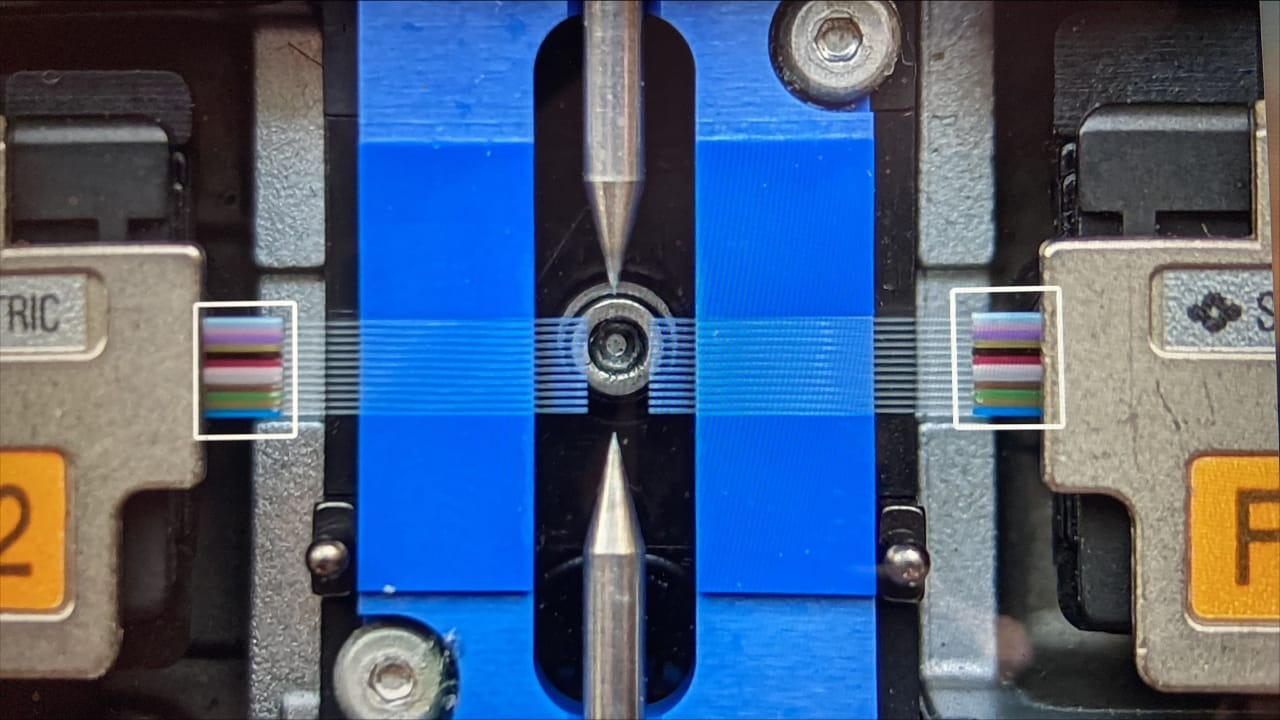
#> input picture Test2.jpg, 1280 x 720 px
$ python test1.py
#> lines starting #> are read from the running program, lines starting #| are printed output that depends on the picture
# this loops to exit use "ESC"buttons
from platform import node
from unicodedata import name
import cv2
import pandas as pd
import numpy as nd
from PIL import ImageFilter
from soupsieve import select


img_path = r'Test2.jpg'
img =cv2.imread(img_path)
#> img is the input picture: shape (720, 1280, 3); mean B, G, R 126.1, 95.2, 74.2
rows,cos,_=img.shape
#> rows = 720; cos = 1280
print("Rows",rows)
#| Rows 720
print("Cols",cos)
#| Cols 1280
cut_image = img[300:440,197:1050]
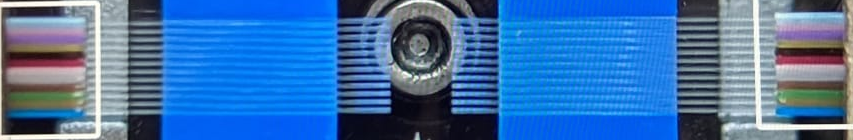
#> cut_image: shape (140, 853, 3); mean B, G, R 170.5, 113.2, 63.2
clicked = False
r = g = b = x_pos = y_pos = 0
index = ["colors", "color_name", "hex","R", "G" , "B"]
csv = pd.read_csv('colors.csv',names=index , header = None)
#> (reads colors.csv from the repository)


def get_clor_name(R, G, B):
    minimum = 10000
    for i in range(len(csv)):
         d = abs(R - int(csv.loc[i, "R"])) + abs(G - int(csv.loc[i, "G"])) + abs(B - int(csv.loc[i, "B"]))
         if d <= minimum:
            minimum = d
            cname = csv.loc[i, "color_name"]
    return cname

def draw_function(cut, x, y, flags, param):
      if cut == cv2.EVENT_LBUTTONDBLCLK:
          global r,g,b,x_pos,y_pos,clicked
          clicked = True
          x_pos = x
          y_pos = y
          b, g, r = img[y, x]
          b = int(b)
          g = int(g)
          r = int(r)

cv2.namedWindow('image')
cv2.setMouseCallback('image', draw_function)
cv2.imshow("image",img)


while True:
        cv2.imshow("image", cut_image)
        if clicked:

          cv2.rectangle(cut_image, (20, 20), (750, 60), (b, g, r), -1)
          text = get_clor_name(r, g, b) + ' R=' + str(r) + ' G=' + str(g) + ' B=' + str(b)
          cv2.putText(cut_image, text, (50, 50), 2, 0.8, (255, 255, 255), 2, cv2.LINE_AA)
          if r + g + b >= 600:
                cv2.putText(cut_image, text, (50, 50), 2, 0.8, (0, 0, 0), 2, cv2.LINE_AA)

        clicked = False
        if cv2.waitKey(20) & 0xFF == 27:
#> (key Esc is pressed here)
            break

cv2.destroyAllWindows()
